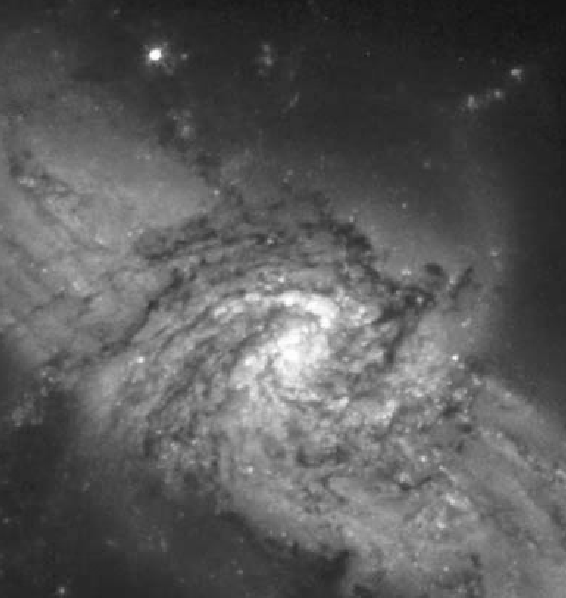
#> input picture Gabriel Melo - Fig0224(galaxy_pair_original).tif, 566 x 598 px
$ jupyter execute TarefaUm.ipynb
#> lines starting #> are read from the running program, lines starting #| are printed output that depends on the picture
# Importando bibliotecas a serem usadas

[cell 1]
from PIL import Image
import cv2
import numpy as np
import matplotlib.pyplot as plt

# Visualização da imagem e informações iniciais

Começamos abrindo e visualizando a imagem fornecida

[cell 2]
#Utilizando o Image da biblioteca PIL podemos abrir a imagem
image = Image.open("Gabriel Melo - Fig0224(galaxy_pair_original).tif")
#> image is the input picture: PIL image 566x598 L; min 19, max 255, mean 89.9


#Com o matplotlib conseguimos vê-la na escala de cinza
plt.axis("off")
plt.imshow(image, cmap="gray")
plt.show()

Agora, devemos descobrir informações essenciais da imagem

[cell 3]
print("Formato:", image.format)    #Formato do arquivo, podendo ser JPEG, PNG, TIFF...
#| Formato: TIFF
print("Canal do formato:",image.mode)    #Representação da imagem, podendo ser RGB, HSV, ou L se em cinza
#| Canal do formato: L
print("Dimensão:", image.size)         #Largura e Altura da imagem em pixels
#| Dimensão: (566, 598)

Vimos que temos uma imagem TIFF em escala de cinza com tamanho 566x598

# Representação matricial e simulação do ruído

Devemos utilizar a função array da biblioteca numpy para representar a imagem como matriz

[cell 4]
#Transformamos a imagem em matriz e verificamos seu formato e a matriz em si
im = np.array(image)
print("Dimensão da matriz: ", im.shape)
#| Dimensão da matriz:  (598, 566)
print("Matriz: ", im)
#> (printed output is left out)

Vamos simular um ruído de imagens obtidas em condições de baixa iluminação com o ruído gaussiano com média zero e desvio padrão de 64 níveis de intensidade. Essas condições podem ser simuladas pela função random.normal da biblioteca numpy

[cell 5]
#Utilizamos a função random.normal com os seguintes parâmetros
noise = np.random.normal(loc=0.0, #Centro ou média da distribuição
                         scale=64, #Desvio padrão da distribuição
                         size=(598, 566) #Formato da saída. No nosso caso escolhemos formato igual ao da imagem fornecida
                         )

Vamos escrever uma função que gere um número 'k' de imagens ruidosas diferentes

[cell 6]
def noisy_image_generator(im, k):
    #Criamos uma lista vazia onde armazenaremos as imagens ruidosas
#> called with k = 1
    images_with_noise = []

    #Simularemos 'k' ruídos diferentes e os somamos a imagem. Armazenamos cada resultado na lista images_with_noise
    #Vale ressaltar que cada iteração gera um "noise" diferente por causa da natureza aleatória da função random.normal
    for i in range(k):
        noise = np.random.normal(loc=0.0, scale=64, size=(im.shape))
        noisy_image = im + noise
        images_with_noise.append(noisy_image)
#> this loop made 1 pass
#> pass 1, in noisy_image_generator, `noisy_image = im + noise`:
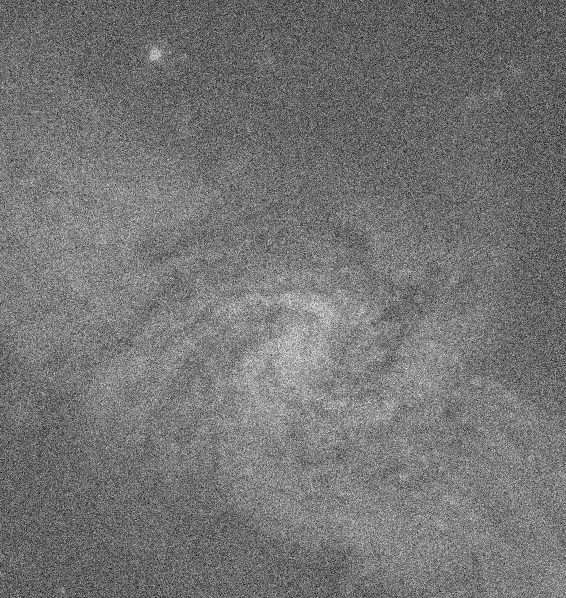
#> noisy_image: shape (598, 566) float64; min -220.3, max 456.9, mean 90.1; drawn with min black and max white
#> after the loop, images_with_noise = 1 item

    #Retornaremos a lista de 'k' imagens ruidosas
    return images_with_noise

Escrevemos, agora, a função que calcule de fato a média de imagens:

[cell 7]
def image_mean(images):
    #Começamos definindo quantas imagens teremos e armazenamos em 'k'
    k = len(images)

    #Faremos uma soma cumulativa das imagens ruidosas
    sum = 0
    for i in range(k):
        sum += images[i]

    #Por fim dividimos a soma por 'k', obtendo a média.
    image_mean = sum / k

    #Retornamos o resultado do cálculo
    return image_mean

Podemos visualizar, por curiosidade, como o ruído afeta a imagem original visualizando-a ao lado da imagem ruidosa:

[cell 8]
#Começamos gerando uma só imagem
bad_image = noisy_image_generator(im, 1)
#> bad_image = 1 item

#Criamos a figura e adicionamos os subplots como as imagens originais e a ruidosa
fig = plt.figure(figsize=(12,8))
plt.subplot(121); plt.axis("off"); plt.imshow(image, cmap="gray"); plt.title("Imagem original")
plt.subplot(122); plt.axis("off"); plt.imshow(bad_image[0], cmap="gray"); plt.title("Imagem com ruído")
plt.show()
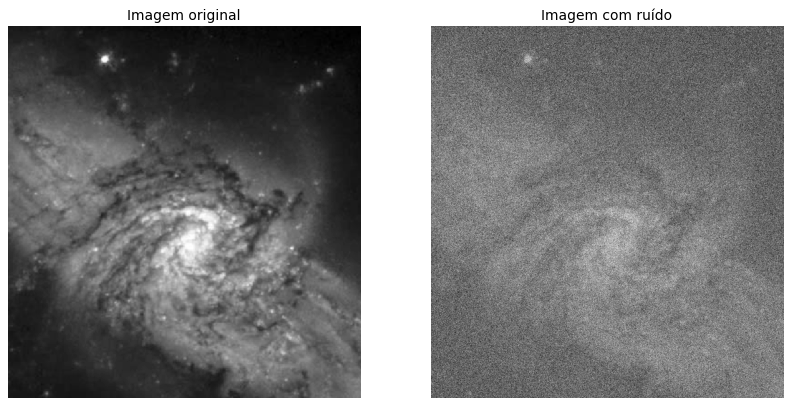
#> figure drawn by matplotlib, 2 panels

Vimos que o ruído faz com que detalhes importantes da imagem sejam perdidos. Agora, veremos como o cálculo da média de diferentes números de imagens ruidosas pode mitigar os efeitos do ruído:

Escolhemos, como o livro, os valores de k = 5, 10, 20, 50, 100 e os veremos ao lado de uma imagem ruidosa

[cell 9]
#Começamos criando uma lista com os diferentes valores de 'k'
K_s = [5, 10, 20, 50, 100]
#Criamos a figura e as imagens a serem plotadas
fig, axs = plt.subplots(2,3, figsize=(14,8))

#Para cada valor de 'k' geraremos 'k' imagens com a função noisy_image_generator e então geramos a imagem filtrada com image_mean
#Além disso, adicionamos uma lógica para expor as imagens em formato de grade com base no valor do índice do 'k' da vez
for k in K_s:
    index = K_s.index(k)
    images = noisy_image_generator(im, k)
    mean_image = image_mean(images)
    axs[0, 0].imshow(bad_image[0], cmap='gray'); axs[0,0].axis("off"); axs[0,0].set_title("Imagem com ruído")

    if index <= 1:
        i = 0
        j = index+1

    else:
        i = 1
        j = index-2

    axs[i, j].imshow(mean_image, cmap='gray'); axs[i, j].axis("off"); axs[i, j].set_title(f"Média de {k} imagens")
#> this loop made 5 passes
#> pass 1, in image_mean, `image_mean = sum / k`:
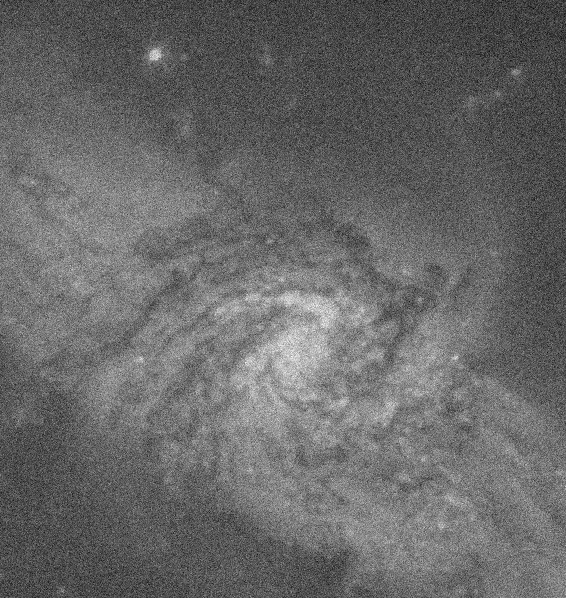
#> image_mean: shape (598, 566) float64; min -84.99, max 340.8, mean 89.9; drawn with min black and max white
#> pass 2, in image_mean (call 2), `image_mean = sum / k`:
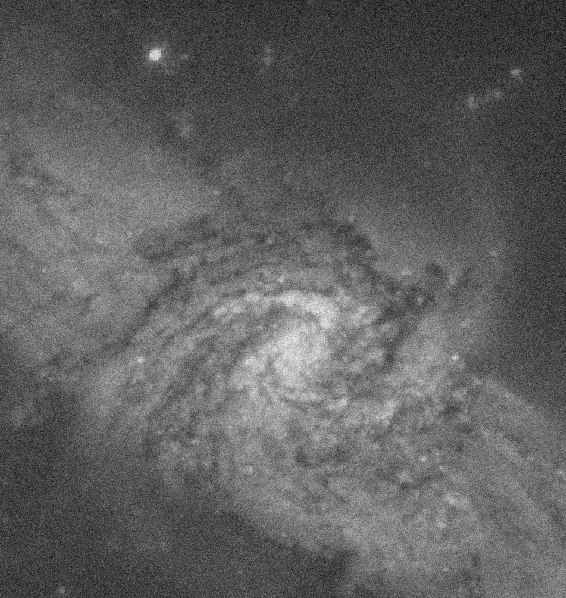
#> image_mean: shape (598, 566) float64; min -47.06, max 314, mean 89.9; drawn with min black and max white
#> pass 3, in image_mean (call 3), `image_mean = sum / k`:
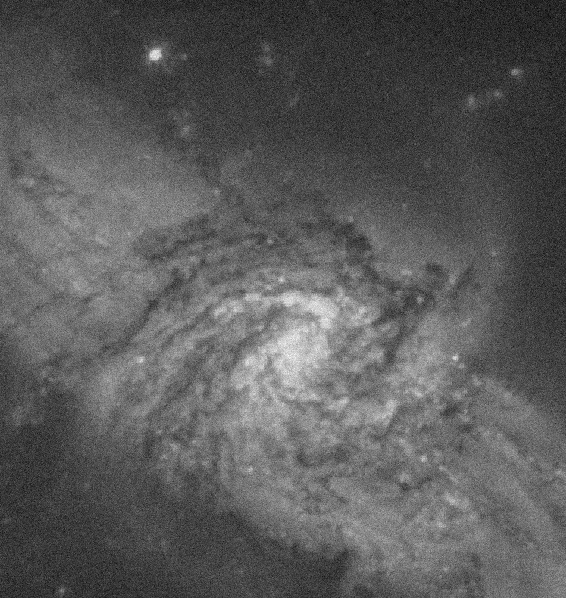
#> image_mean: shape (598, 566) float64; min -28.11, max 302.7, mean 89.9; drawn with min black and max white
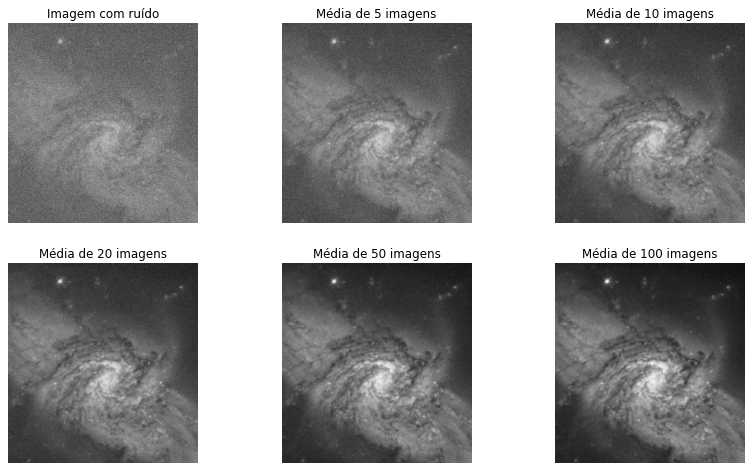
#> figure drawn by matplotlib, 6 panels
